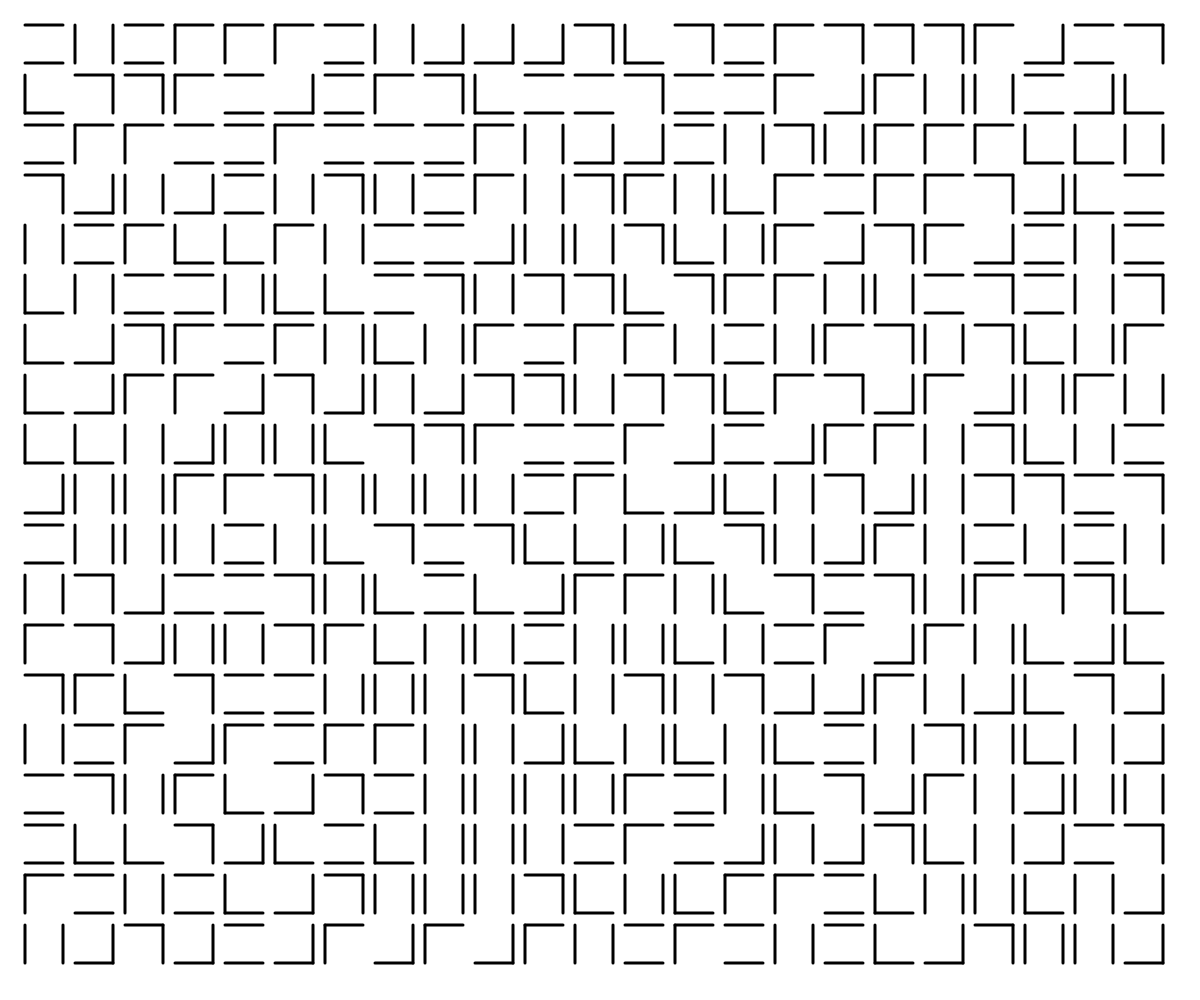
Frame 1 (no input)
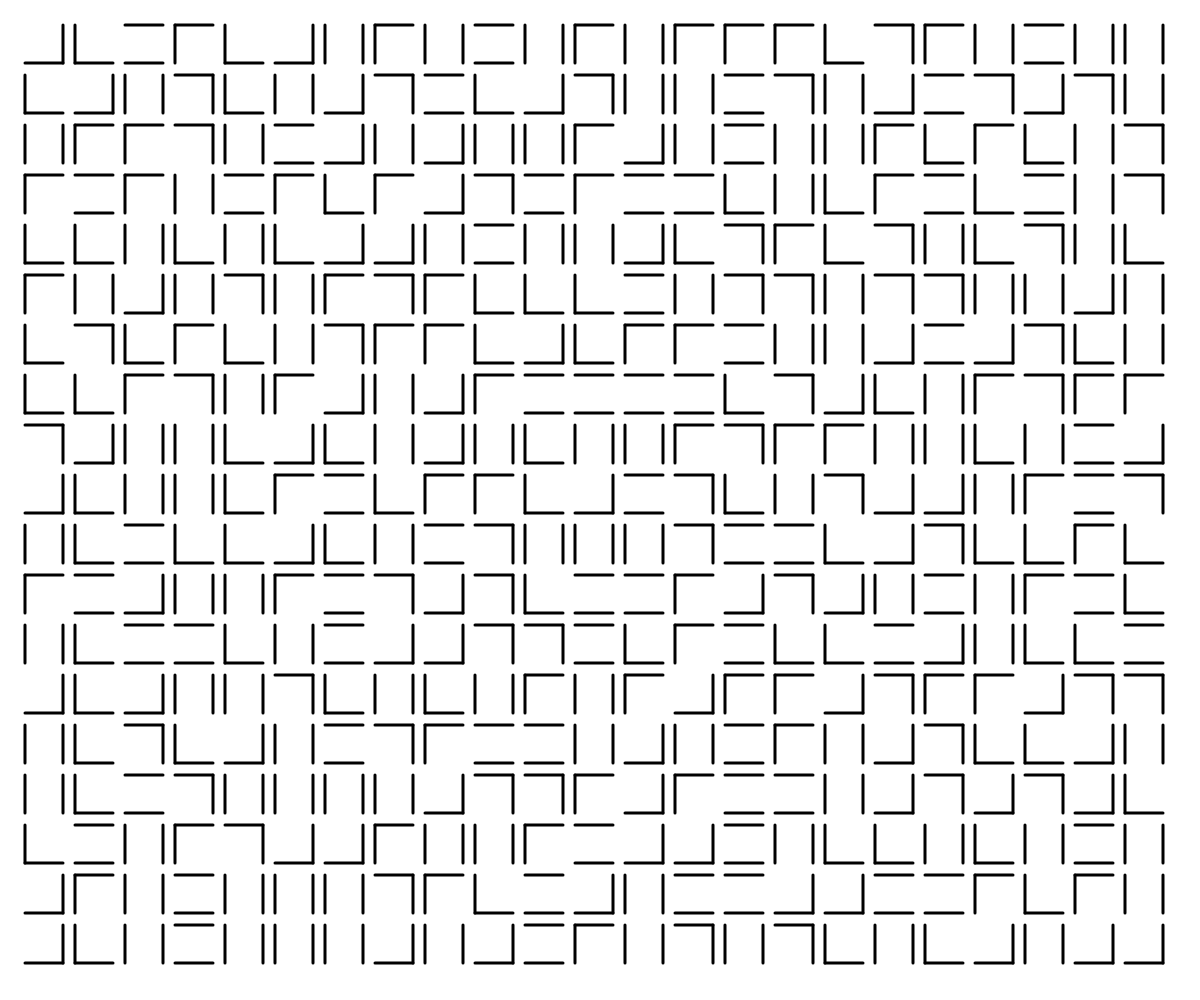
Frame 2 (the mouse pressed at the canvas centre, redrawn once)

The p5.js sketch that drew these frames (run headless with seeded random() and noise() and a simulated clock; the mouse was pressed at the canvas centre and the sketch redrawn once):

// p5.js sketch
// ── sketch.js
function preload() {
  // put preload code here
}

function setup() {
  createCanvas(windowWidth, windowHeight);
  noLoop(); 
  const message =
    "This is a template repository\nfor the course Laboratorio di Computergrafica\nCommunication Design, Politecnico di Milano";
  textAlign(CENTER, CENTER);
  textSize(16);
  text(message, width / 2, height / 2);
}

function draw() {
  background("white"); 
  stroke("black"); 
  strokeWeight(3); 

  let lineLength = 38; 
  let padding = 25; 
  let distance = 12; // Spazio tra i quadrati (orizzontale e verticale)
  let squareSize = 38; 
  // Definisco altezza come somma della dimensione del quadrato e lo spazio verticale
  let altezza = squareSize + distance;  

  // Calcolo dinamico del numero di colonne e righe basato sulle dimensioni della finestra
  let usableWidth = windowWidth - padding; 
  let usableHeight = windowHeight - padding; // Altezza utilizzabile (padding inferiore escluso)
  
  let columns = Math.floor(usableWidth / (squareSize + distance)); 
  let rows = Math.floor(usableHeight / altezza); 

  // Posizione di inizio griglia considerando padding 
  let startX = padding; 
  let startY = padding;

  // Generare griglia di quadrati vuoti
  for (let i = 0; i < columns; i++) { 
    for (let j = 0; j < rows; j++) {
      
      // xPos determina la posizione orizzontale di ciascun quadrato nella griglia
      // yPos determina la posizione verticale di ciascun quadrato
      let xPos = startX + i * (squareSize + distance); 
      let yPos = startY + j * altezza; 
      
      // Genero numero decimale casuale tra 0 e 1 per decidere quali lati disegnare
      let option = random(0, 1);

      // Disegno i lati del quadrato in base all'opzione generata
      // Sequenza condizionale che decide quale tipo di linee tracciare in ogni quadrato della griglia in base al valore della variabile casuale option
      if (option < 0.15) { // Lato sinistro e lato superiore
        line(xPos, yPos, xPos, yPos + lineLength); 
        line(xPos, yPos, xPos + lineLength, yPos); 
      } else if (option < 0.30) { // Lato sinistro e lato inferiore
        line(xPos, yPos + squareSize, xPos, yPos + squareSize - lineLength); 
        line(xPos, yPos + squareSize, xPos + lineLength, yPos + squareSize); 
      } else if (option < 0.45) { // Lato destro e lato superiore
        line(xPos + squareSize, yPos, xPos + squareSize, yPos + lineLength); 
        line(xPos + squareSize - lineLength, yPos, xPos + squareSize, yPos); 
      } else if (option < 0.60) { // Lato destro e lato inferiore
        line(xPos + squareSize, yPos + squareSize, xPos + squareSize, yPos + squareSize - lineLength); 
        line(xPos + squareSize - lineLength, yPos + squareSize, xPos + squareSize, yPos + squareSize); 
      } else if (option < 0.75) { // Lato superiore e lato inferiore
        line(xPos, yPos, xPos + squareSize, yPos);
        line(xPos, yPos + squareSize, xPos + squareSize, yPos + squareSize); 
      } else { // Lato sinistro e lato destro
        line(xPos, yPos, xPos, yPos + squareSize); 
        line(xPos + squareSize, yPos, xPos + squareSize, yPos + squareSize); 
      }
    }
  }
}
